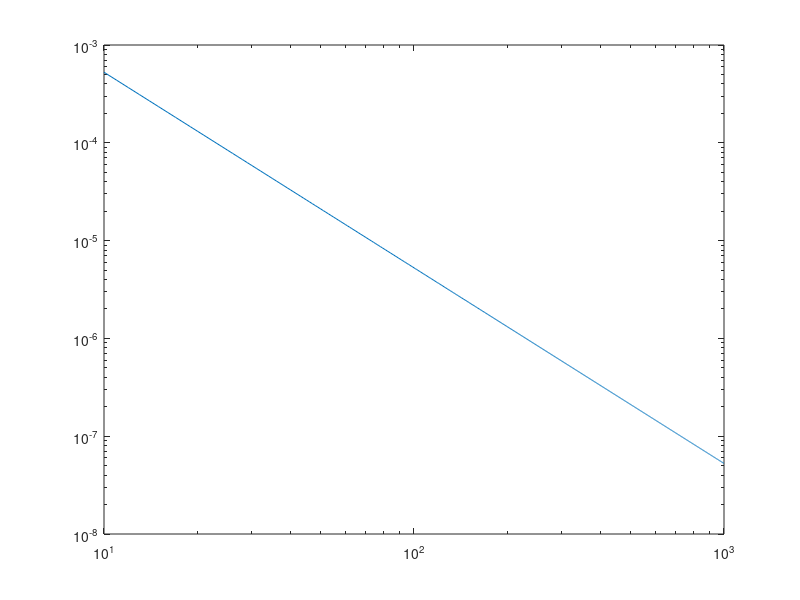

Here is the MATLAB script that generated this plot:
for N = 10:1000
    t = [0:N]/N;
    y= exp(-t);
    number(N-9) = N;
    integral = sum((y(1:N)+y(2:N+1)).*(diff(t)))/2;
    exact = 1-exp(-1);
    error(N-9) = abs(integral-exact);
end

loglog(number,error)
